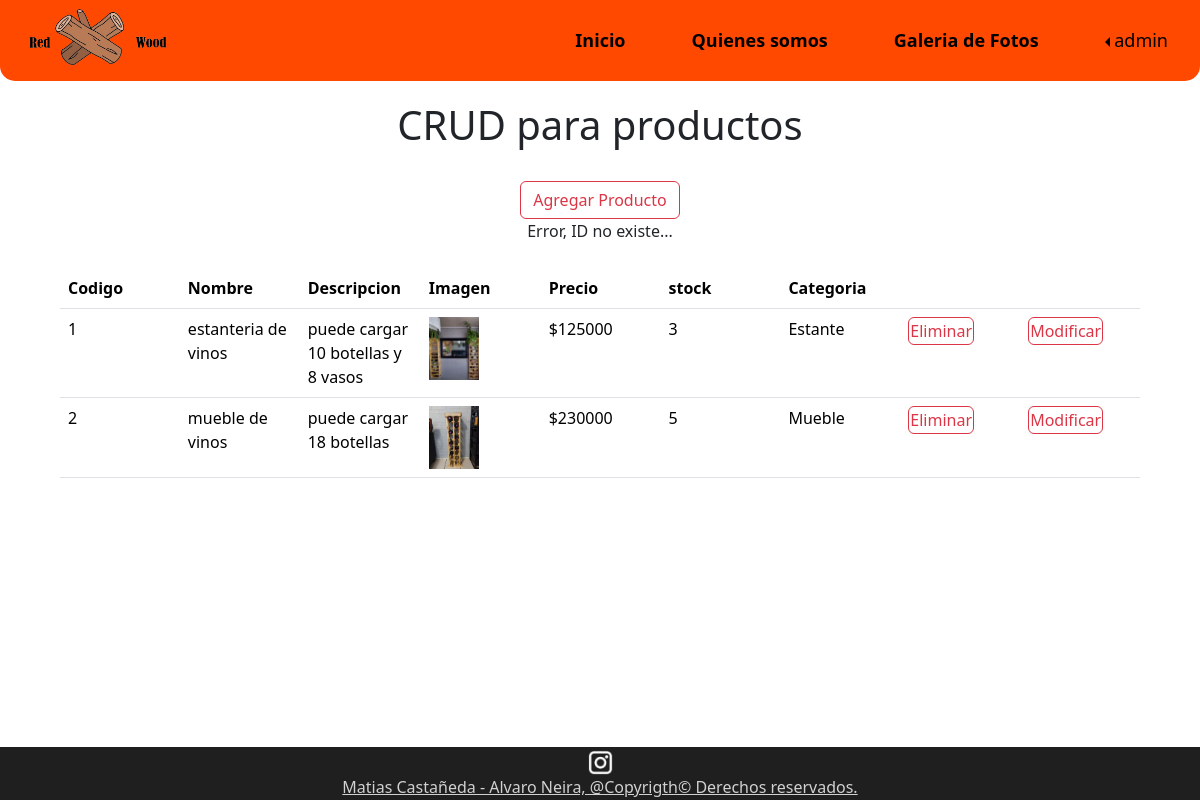
/productos_del/6 (signed in), run on the app's committed database.
### principal/models.py (models this page shows, shortened)
class Producto(models.Model):
    id_producto = models.IntegerField(primary_key=True,null=False,blank=False)
    nombre = models.CharField(max_length=50,null=False,blank=False)
    descripcion = models.CharField(max_length=200,null=False,blank=False)
    imagen = models.ImageField(upload_to="productos",null=True,blank=True)
    precio = models.IntegerField()
    stock = models.IntegerField()
    id_categoria = models.ForeignKey('Categoria',on_delete=models.CASCADE,db_column='idCategoria')

class Categoria(models.Model):
    id_categoria = models.AutoField(db_column='idCategoria',primary_key=True)
    nombre = models.CharField(max_length=50,null=False,blank=False)
    def __str__(self):
        return str(self.nombre)

### principal/views.py (the view)
# urls.py: path('productos_del/<int:pk>',views.productos_del,name="productos_del"),
@user_passes_test(es_admin)
@login_required
def productos_del(request,pk):
    context={}
    try:
        producto=Producto.objects.get(id_producto=pk)
        producto.delete()
        mensaje="Bien, datos eliminados..."
        productos = Producto.objects.all()
        context={'productos':productos,'mensaje':mensaje}
        return render(request,'productos_list.html',context)
    except:
        mensaje="Error, ID no existe..."
        productos= Producto.objects.all()
        context={'productos':productos, 'mensaje':mensaje}
        return render(request,'productos_list.html',context)

### principal/views.py (called while the page is built)
def es_admin(user):
    return user.is_superuser

### principal/templates/productos_list.html (shortened to what this page needs)
{% load static %}
<!DOCTYPE html>
<html lang="en">
<head>
    <link href="https://cdn.jsdelivr.net/npm/bootstrap@5.3.3/dist/css/bootstrap.min.css" rel="stylesheet">
</head>
<body>
    <div class="container-principal">
        <header>
            <div class="container-fluid barra-navegacion">
                <nav class="navbar navbar-expand-lg">
                    <div class="container-fluid">
                        <div class="logo">
                            <img src="{% static 'imgs/redwood logo a color completo transparente.png'%}" alt="logo compania">
                        </div>
                        <div class="collapse navbar-collapse links-barra-nav" id="navbarNav">
                            <ul class="navbar-nav">
                                <li class="nav-item">
                                    <a class="nav-link" href="{% url 'inicio' %}"><p class="fw-bold">Inicio</p></a>
                                </li>
                                <li class="nav-item">
                                    <a class="nav-link" href="{% url 'quienes_somos' %}"><p class="fw-bold">Quienes somos</p></a>
                                </li>
                                <li class="nav-item">
                                    <a class="nav-link" href="{% url 'galeria' %}"><p class="fw-bold">Galeria de Fotos</p></a>
                                </li>
                                <li class="nav-item dropstart">
                                    {% if user.is_authenticated %}
                                        <a class="nav-link dropdown-toggle " role="button" data-bs-toggle="dropdown" aria-expanded="false">{{user.username}}</a>
                                    {% else %}
                                        <a class="nav-link dropdown-toggle " role="button" data-bs-toggle="dropdown" aria-expanded="false">Ingresar</a>
                                    {% endif %}
                                </li>
                            </ul>
                        </div>
                    </div>
                </nav>
            </div>
        </header>
        <main style="flex-direction: column; align-items: normal;">
            <div id="titulo_plist">
                <h1>CRUD para productos</h1>
            </div><br>
            <div style="text-align: center;">
                <a href="{% url 'productosAdd' %}" style="color: black;">
                    <button type="button" class="btn btn-outline-danger"> Agregar Producto </button>
                </a>
            </div>
            <div>
                <div class="idMensajes" style="text-align: center;">
                    {% if mensaje %}
                        {{mensaje}}
                    {% endif %}
                </div>
                <div style="display: flex; justify-content: center;">
                    <table id="table-prod" class="table">
                        {% if productos %}
                            <th>Codigo</th>
                            <th>Nombre</th>
                            <th>Descripcion</th>
                            <th>Imagen</th>
                            <th>Precio</th>
                            <th>stock</th>
                            <th>Categoria</th>
                            <th></th>
                            <th></th>
                            {% for x in productos %}
                                <tr>
                                    <td> {{x.id_producto}} </td>
                                    <td> {{x.nombre}} </td>
                                    <td> {{x.descripcion}} </td>
                                    {% if x.imagen %}
                                        <td> <img src="{{ x.imagen.url }} " width="50px" /> </td>
                                    {% else %}
                                        <td>sin imagen</td>
                                    {% endif %}
                                    <td> ${{x.precio}} </td>
                                    <td> {{x.stock}} </td>
                                    <td> {{x.id_categoria}} </td>
                                    <td> <a href="{% url 'productos_del' pk=x.id_producto %}" style="color: black;"><button type="button" class="btn btn-outline-danger" style="padding: 1px;"> Eliminar </button></a> </td>
                                    <td> <a href="{% url 'productosUpdate' pk=x.id_producto %}" style="color: black;"><button type="button" class="btn btn-outline-danger" style="padding: 1px;"> Modificar </button></a> </td>
                                </tr>
                            {% endfor %}
                        {% endif %}
                    </table>
                </div>
            </div>
        </main>
        <footer>
            <div class="container-fluid footer">
                <div class="rrss">
                    <a href="https://www.instagram.com/redwood0507/"><img src="{% static 'imgs/ig logo 2.png'%}" alt="instagram"></a>
                </div>
                <div class="copy">
                    <u>Matias Castañeda - Alvaro Neira, @Copyrigth&copy; Derechos reservados.</u>
                </div>
            </div>
        </footer>
    </div>
</body>
</html>

### principal/static/css/style.css (style rules this page uses)
html, body { height: 100%; }
.barra-navegacion { background-color: rgb(255, 72, 0); border-bottom-left-radius: 15px; border-bottom-right-radius: 15px; text-align: right; }
.links-barra-nav { justify-content: right }
.links-barra-nav ul { gap: 50px; }
.links-barra-nav a { padding: 15px 0 0 0; font-size: 18px; color: rgb(0, 0, 0); }
a { text-decoration: none; color: black; }
.logo img { float: left; height: 65px; width: 150px; }
.container-principal { display: flex; flex-direction: column; height: 100%; }
main { display: flex; flex-direction: row; flex: 1; align-items: center; }
.footer { align-items: center; background-color: rgb(31, 31, 31); color: rgb(209, 209, 209); padding: 1px 0 1px 0; }
.copy { text-align: center; }
.rrss { display: flex; justify-content: center; margin: 1px 0 0 0; }
.rrss img { width: 25px; }
#titulo_plist { text-align: center; padding: 20px 0 0 0; }
#table-prod { margin: 25px 0 0 0; width: 90%; }
#table-prod th { width: 10%; }

### data on the page
Producto: id_producto "1", nombre "estanteria de vinos", descripcion "puede cargar 10 botellas y 8 vasos", imagen (picture), precio "125000", stock "3", id_categoria "Estante"
Producto: id_producto "2", nombre "mueble de vinos", descripcion "puede cargar 18 botellas", imagen (picture), precio "230000", stock "5", id_categoria "Mueble"

### other printed values
{{ user.username }} "admin"
{{ mensaje }} "Error, ID no existe..."
